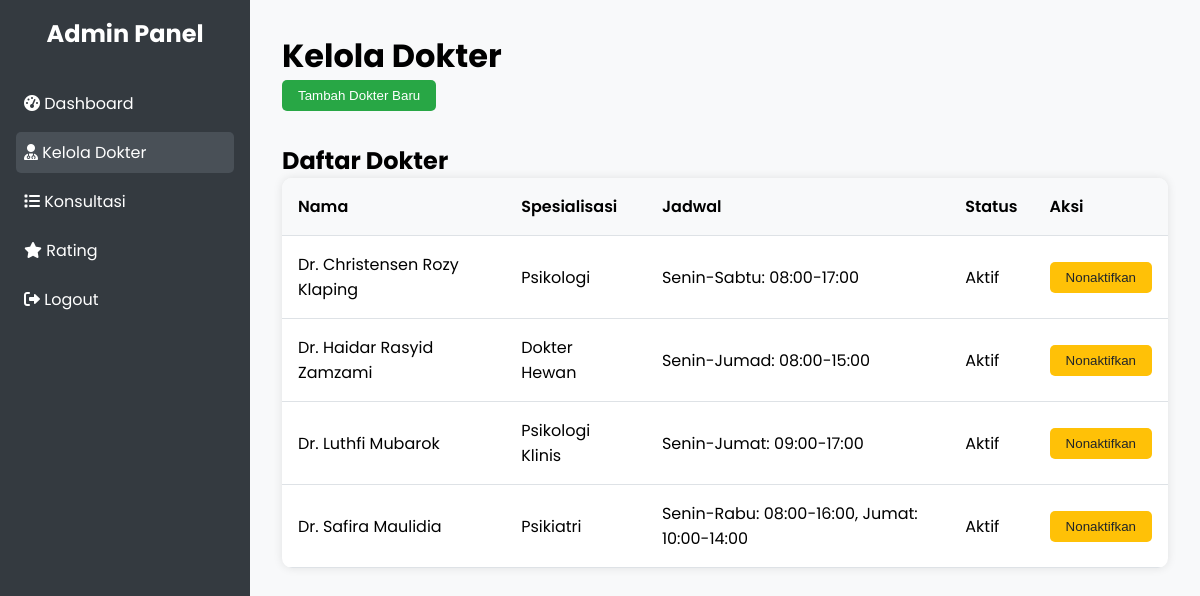
The page /pages/admin/doctors.php (signed in) on the database its author committed.
### tables this page shows
CREATE TABLE `pengguna` (
  `id` int NOT NULL,
  `nama_pengguna` varchar(50) NOT NULL,
  `kata_sandi` varchar(255) NOT NULL,
  `peran` enum('admin','dokter') NOT NULL,
  `nama` varchar(100) NOT NULL,
  `spesialisasi` varchar(100) DEFAULT NULL,
  `jadwal` text,
  `aktif` tinyint(1) DEFAULT '1',
  `dibuat_pada` timestamp NULL DEFAULT CURRENT_TIMESTAMP
);

### pages/admin/doctors.php (the view, shortened to what this page needs)
<?php
include '../../includes/db.php';
$stmt = $pdo->query("SELECT * FROM pengguna WHERE peran = 'dokter' ORDER BY nama");
$dokter_list = $stmt->fetchAll();
?>
<!DOCTYPE html>
<html lang="id">
<head>
    <link rel="stylesheet" href="../../assets/css/admin.css">
    <link rel="stylesheet" href="https://cdnjs.cloudflare.com/ajax/libs/font-awesome/6.0.0/css/all.min.css">
</head>
<body>
    <div class="admin-container">
        <div class="sidebar">
            <h2>Admin Panel</h2>
            <ul>
                <li><a href="dashboard.php"><i class="fas fa-tachometer-alt"></i> Dashboard</a></li>
                <li><a href="doctors.php" class="active"><i class="fas fa-user-md"></i> Kelola Dokter</a></li>
                <li><a href="consultations.php"><i class="fas fa-list"></i> Konsultasi</a></li>
                <li><a href="ratings.php"><i class="fas fa-star"></i> Rating</a></li>
                <li><a href="../../logout.php"><i class="fas fa-sign-out-alt"></i> Logout</a></li>
            </ul>
        </div>
        <div class="main-content">
            <h1>Kelola Dokter</h1>
            <button onclick="toggleForm()" class="btn">Tambah Dokter Baru</button>
            <h2 style="margin-top: 2rem;">Daftar Dokter</h2>
            <table class="table">
                <thead>
                    <tr>
                        <th>Nama</th>
                        <th>Spesialisasi</th>
                        <th>Jadwal</th>
                        <th>Status</th>
                        <th>Aksi</th>
                    </tr>
                </thead>
                <tbody>
                    <?php foreach ($dokter_list as $dokter): ?>
                    <tr>
                        <td><?php echo htmlspecialchars($dokter['nama']); ?></td>
                        <td><?php echo htmlspecialchars($dokter['spesialisasi']); ?></td>
                        <td><?php echo htmlspecialchars($dokter['jadwal']); ?></td>
                        <td><?php echo $dokter['aktif'] ? 'Aktif' : 'Nonaktif'; ?></td>
                        <td>
                            <form action="doctors.php" method="post" style="display: inline;">
                                <button type="submit" name="ubah_status" class="btn btn-warning">
                                    <?php echo $dokter['aktif'] ? 'Nonaktifkan' : 'Aktifkan'; ?>
                                </button>
                            </form>
                        </td>
                    </tr>
                    <?php endforeach; ?>
                </tbody>
            </table>
        </div>
    </div>
</body>
</html>

### assets/css/admin.css (style rules this page uses)
* { margin: 0; padding: 0; box-sizing: border-box; }
body { font-family: 'Poppins', sans-serif; background-color: #f8f9fa; }
.admin-container { display: flex; min-height: 100vh; }
.sidebar { width: 250px; background-color: #343a40; color: #fff; padding: 1rem; }
.sidebar h2 { margin-bottom: 2rem; text-align: center; }
.sidebar ul { list-style: none; }
.sidebar ul li { margin-bottom: 0.5rem; }
.sidebar ul li a { color: #fff; text-decoration: none; display: block; padding: 0.5rem; border-radius: 5px; transition: background-color 0.3s; }
.sidebar ul li a:hover, .sidebar ul li a.active { background-color: #495057; }
.main-content { flex: 1; padding: 2rem; }
.table { width: 100%; border-collapse: collapse; background-color: #fff; border-radius: 10px; overflow: hidden; box-shadow: 0 0 10px rgba(0,0,0,0.1); }
.table th, .table td { padding: 1rem; text-align: left; border-bottom: 1px solid #dee2e6; }
.table th { background-color: #f8f9fa; font-weight: 600; }
.btn { padding: 0.5rem 1rem; background-color: #28a745; color: #fff; text-decoration: none; border-radius: 5px; border: none; cursor: pointer; transition: background-color 0.3s; }
.btn-warning { background-color: #ffc107; color: #212529; }

### rows shown on the page
pengguna: nama "Dr. Christensen Rozy Klaping", spesialisasi "Psikologi", jadwal "Senin-Sabtu: 08:00-17:00", aktif "Aktif"
pengguna: nama "Dr. Haidar Rasyid Zamzami", spesialisasi "Dokter Hewan", jadwal "Senin-Jumad: 08:00-15:00", aktif "Aktif"
pengguna: nama "Dr. Luthfi Mubarok", spesialisasi "Psikologi Klinis", jadwal "Senin-Jumat: 09:00-17:00", aktif "Aktif"
pengguna: nama "Dr. Safira Maulidia", spesialisasi "Psikiatri", jadwal "Senin-Rabu: 08:00-16:00, Jumat: 10:00-14:00", aktif "Aktif"
